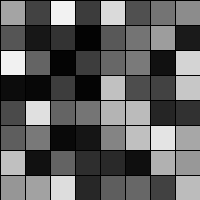
Frame 1 (no input)
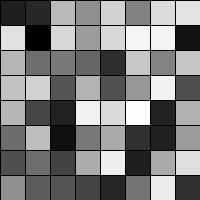
Frame 60 (the mouse pressed at the canvas centre just before this capture)
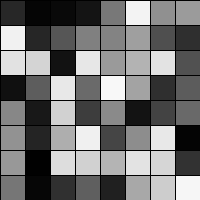
Frame 120 (the mouse held since frame 60 and released just before this capture)

The Processing sketch that drew these frames (run headless with seeded random() and noise(); from frame 60 on, the mouse is pressed at the canvas centre):

// Processing sketch: processing_176470
// ── processing_176470.pde

void setup ()
{
size (200,200);
int k=0;
}
void draw ()
{
size(200,200);
float k=0;
for(int j=0 ; j<8 ; j++){ 
for(int i=0 ; i<8 ; i++){
k=random(255);
  fill (k,k,k);
  rect( i * 25 , j * 25 , 25 , 25 ); 
//}
//}

}
}
}
